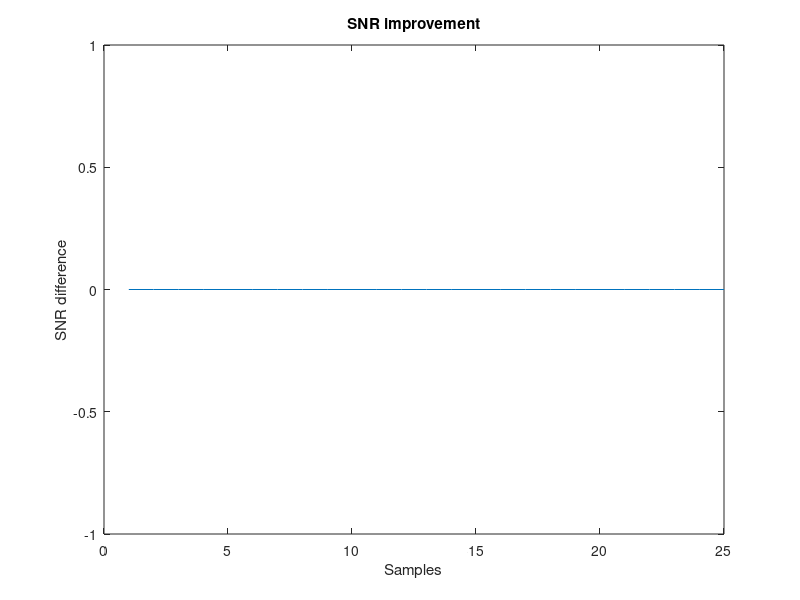
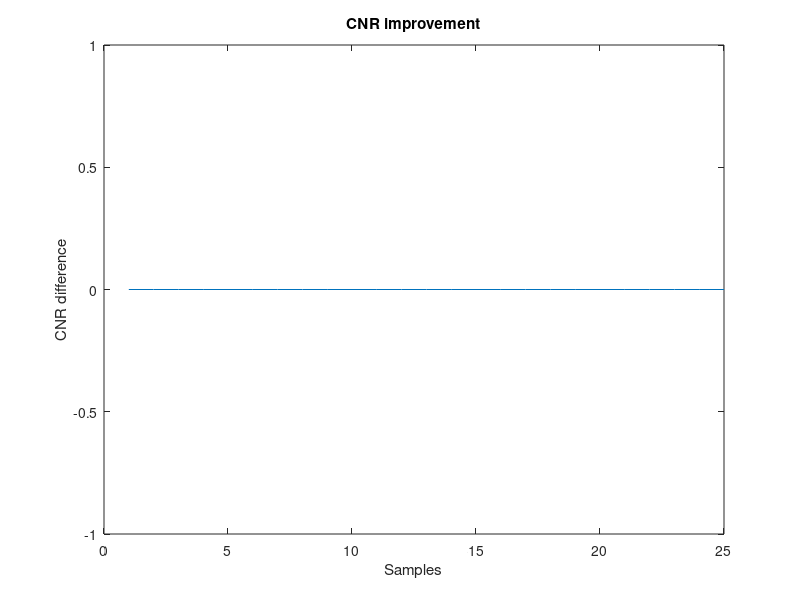

Reproduce these figures in MATLAB, in order.
%%%%%%%%%%%%%% INITIATE DATA STRUCTURES %%%%%%%%%%%%

%clear all
%close all

%Get images and sort after date modified
%images = dir('E:\david\development\MATLAB\to_matlab/*.png');
originals = dir('../to_matlab/originals1/*.png');
fields = fieldnames(originals);
cells = struct2cell(originals);
sz = size(cells);
cells = reshape(cells, sz(1), []);
cells = cells';
% Sort by field "date"
cells = sortrows(cells, 3);
cells = reshape(cells', sz);
originals = cell2struct(cells, fields, 1);

fakes = dir('../to_matlab/fakes1/*.png');
fields = fieldnames(fakes);
cells = struct2cell(fakes);
sz = size(cells);
cells = reshape(cells, sz(1), []);
cells = cells';
% Sort by field "date"
cells = sortrows(cells, 3);
cells = reshape(cells', sz);
fakes = cell2struct(cells, fields, 1);

if length(originals) ~= length(fakes)
    disp('Not same length of directories');
    disp('Terminating script');
    return
end


%%%%%%%%%%%%%% GIANT FOR LOOP, FILL VECTORS %%%%%%%%%%%%
SNRvector = zeros(25,1);
CNRvector = zeros(25,1);
epochSNR = 0;
epochCNR = 0;
epoch = 0;
batch = 1;
for i = 1:length(originals)
    %i
    %Get original
    originalName = originals(i).name;
    originalPath = strcat('../to_matlab/originals/', originalName);
    %path = strcat('E:\david\development\MATLAB\to_matlab/', name);
    %path = strcat('C:\Users\davwa\Desktop\Exjobb\Development\MATLAB\to_matlab/', name);
    original = im2double(imread(originalPath));
    
    %Get original ROI
    [height,width] = size(original);
    originalC = centerOfMass(original);
    originalCenterX = round(originalC(2));
    originalCenterY = round(originalC(1));
   
    mask = double(zeros(height, width));
    maskSizeX = round(width/4);
    maskSizeY = round(height/4);
    mask(originalCenterY-maskSizeY:originalCenterY+maskSizeY,originalCenterX-maskSizeX:originalCenterX+maskSizeX) = 1;
    maskedImage = original .* mask;
    originalROI = maskedImage(originalCenterY-maskSizeY:originalCenterY+maskSizeY,originalCenterX-maskSizeX:originalCenterX+maskSizeX);
    
    %Get original background 
    %Values in image range from 0 to 1, so by assigning the values
    %of ROI to 2, the background can be found
    original(originalCenterY-maskSizeY:originalCenterY+maskSizeY,originalCenterX-maskSizeX:originalCenterX+maskSizeX) = 2;
    %twos = sum(image(:) == 2)
    backgroundIndices = find(original < 2);
    backgroundValues = original(backgroundIndices);
    
    originalMeanROI = mean(mean(originalROI));
    %Add 1 to normalize over number of pixels
    originalStdBackground = std(backgroundValues, 1);
    originalMeanBackground = mean(backgroundValues);

    % Get fake image
    fakeName = fakes(i).name;
    fakePath = strcat('../to_matlab/fakes/', fakeName);
    %path = strcat('E:\david\development\MATLAB\to_matlab/', name);
    %path = strcat('C:\Users\davwa\Desktop\Exjobb\Development\MATLAB\to_matlab/', name);
    fake = im2double(imread(fakePath));
    fake = rgb2gray(fake);
    
    %Get fake ROI
    [height,width] = size(fake);
    fakeC = centerOfMass(fake);
    fakeCenterX = round(fakeC(2));
    fakeCenterY = round(fakeC(1));
  
    mask = double(zeros(height, width));
    maskSizeX = round(width/4);
    maskSizeY = round(height/4);  
    mask(fakeCenterY-maskSizeY:fakeCenterY+maskSizeY,fakeCenterX-maskSizeX:fakeCenterX+maskSizeX) = 1;
    maskedImage = fake .* mask;
    fakeROI = maskedImage(fakeCenterY-maskSizeY:fakeCenterY+maskSizeY,fakeCenterX-maskSizeX:fakeCenterX+maskSizeX);
    
    fakeMeanROI = mean(mean(fakeROI));
    
    originalSNR = originalMeanROI / originalStdBackground;
    originalCNR = originalMeanROI - originalMeanBackground;
    fakeSNR = fakeMeanROI / originalStdBackground;
    fakeCNR = fakeMeanROI - originalMeanBackground;
    
    SNRdifference = fakeSNR - originalSNR;
    CNRdifference = fakeCNR - originalCNR;
    
    epochSNR = epochSNR + SNRdifference;
    epochCNR = epochCNR + CNRdifference;
    
    % End of epoch?
    if mod(i,1478) == 0
        meanSNR = epochSNR / 1478;
        meanCNR = epochCNR / 1478;
        SNRvector(epoch) = meanSNR;
        CNRvector(epoch) = meanCNR;
        epochSNR = 0;
        epochCNR = 0;
        epoch = epoch + 1;
    end
    
%     if mod(epoch,2) == 0
%         if batch == 105
%             %disp('105')
%             meanSNR = epochSNR / batch;
%             meanCNR = epochCNR / batch;
%             batch = 1;
%             epoch = epoch + 1;
%             SNRvector(epoch) = meanSNR;
%             CNRvector(epoch) = meanCNR; 
%             epochSNR = 0;
%             epochCNR = 0;
%         end
%     else
%         if batch == 106
%             %disp('106')
%             meanSNR = epochSNR / batch;
%             meanCNR = epochCNR / batch;
%             batch = 1;
%             epoch = epoch + 1;
%             SNRvector(epoch) = meanSNR;
%             CNRvector(epoch) = meanCNR; 
%             epochSNR = 0;
%             epochCNR = 0;
%         end
%     end
    

    
    batch = batch + 1;
end

%%%%%%%%%%%%%% PLOT RESULTS %%%%%%%%%%%%

figure(1)
hist(SNRvector);                                      
title('SNR improvement')
xlabel('Samples')
ylabel('SNR difference')

figure(2)
hist(CNRvector);
title('CNR improvement')
xlabel('Samples')
ylabel('CNR difference')

%%
figure(1)
plot(SNRvector);                                      
title('SNR improvement')
xlabel('Samples')
ylabel('SNR difference')

figure(2)
plot(CNRvector);
title('CNR improvement')
xlabel('Samples')
ylabel('CNR difference')
